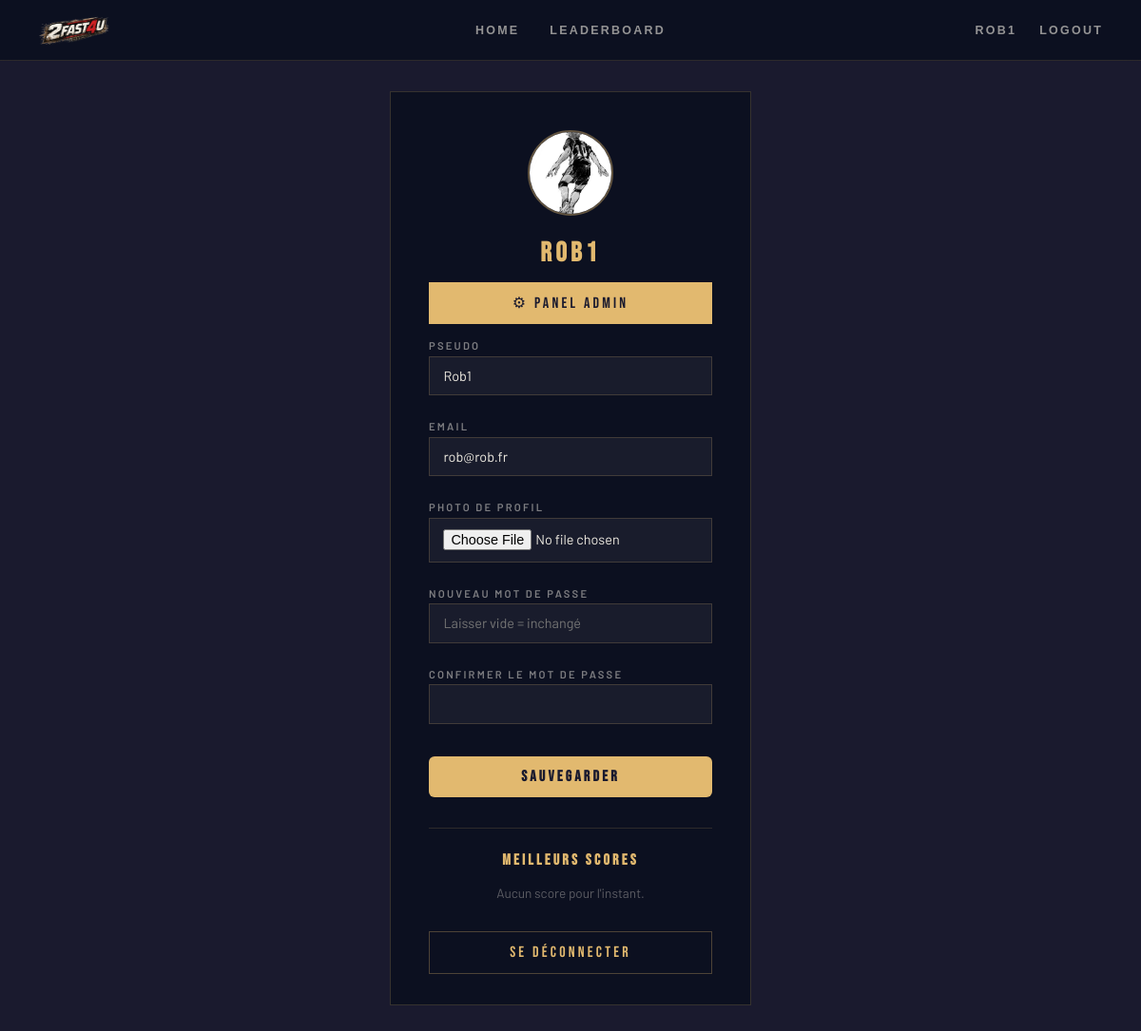
The app's page /pages/profile.php (signed in) with its own data.
### tables this page shows
CREATE TABLE `utilisateur` (
  `ID` int(11) NOT NULL,
  `Pseudo` varchar(64) NOT NULL,
  `Mot_de_passe` varchar(255) NOT NULL,
  `Admin` tinyint(1) NOT NULL DEFAULT '0',
  `Email` varchar(255) DEFAULT NULL,
  `Nombre_niveau` int(11) NOT NULL DEFAULT '0',
  `avatar` varchar(255) DEFAULT NULL
);

### pages/profile.php (the view, shortened to what this page needs)
<?php
require_once '../includes/db.php';
$stmt = $pdo->prepare("SELECT * FROM utilisateur WHERE ID = ?");
$stmt->execute([$_SESSION["user_id"]]);
$user = $stmt->fetch();
$stmt = $pdo->prepare("SELECT Points, Date FROM classement WHERE ID_utilisateur = ? ORDER BY Points DESC LIMIT 5");
$stmt->execute([$_SESSION["user_id"]]);
$scores = $stmt->fetchAll();
?>
<!DOCTYPE html>
<html lang="fr">
<head>
    <link rel="stylesheet" href="../css/style.css">
    <link rel="stylesheet" href="../css/login.css">
</head>
<body>
    <header>
            <a href="index.php" class="logo">
                <img src="../media/2fast.png" alt="2Fast4U" style="height: 40px;">
            </a>
        <nav>
            <a href="index.php">Home</a>
            <a href="leaderboard.php">Leaderboard</a>
        </nav>
        <div class="nav-right">
            <?php if (isset($_SESSION['pseudo'])): ?>
                <a href="profile.php"><?= htmlspecialchars($_SESSION['pseudo']) ?></a>
                <a href="logout.php">Logout</a>
            <?php else: ?>
                <a href="login.php">Login</a>
                <a href="register.php">Register</a>
            <?php endif; ?>
        </div>
    </header>
    <main class="auth-wrap">
        <div class="auth-box">
            <div class="profile-avatar-wrap">
                <?php if (!empty($user['avatar'])): ?>
                    <img src="../<?= htmlspecialchars($user['avatar']) ?>"
                         alt="Avatar" class="profile-avatar-img">
                <?php else: ?>
                    <div class="profile-avatar-placeholder">👤</div>
                <?php endif; ?>
            </div>
            <h2 class="auth-box-title"><?= htmlspecialchars($user["Pseudo"]) ?></h2>
            <?php if ($user['Admin'] == 1): ?>
                <div style="text-align:center; margin-bottom:1rem;">
                    <a href="admin.php" class="btn-submit" style="text-decoration:none; display:inline-block;">
                        ⚙ Panel Admin
                    </a>
                </div>
            <?php endif; ?>
            <form method="POST" enctype="multipart/form-data">
                <div class="form-group">
                    <label>Pseudo</label>
                    <input type="text" name="pseudo"
                           value="<?= htmlspecialchars($user["Pseudo"]) ?>" required>
                </div>
                <div class="form-group">
                    <label>Email</label>
                    <input type="email" name="email"
                           value="<?= htmlspecialchars($user["Email"] ?? '') ?>">
                </div>
                <div class="form-group">
                    <label>Photo de profil</label>
                    <input type="file" name="avatar" accept=".jpg,.jpeg,.png,.gif">
                </div>
                <div class="form-group">
                    <label>Nouveau mot de passe</label>
                    <input type="password" name="mot_de_passe"
                           placeholder="Laisser vide = inchangé">
                </div>
                <div class="form-group">
                    <label>Confirmer le mot de passe</label>
                    <input type="password" name="confirmer">
                </div>
                <button type="submit" class="btn-submit">Sauvegarder</button>
            </form>
            <div class="profile-scores">
                <h3 class="profile-scores-title">Meilleurs scores</h3>
                <?php if ($scores): ?>
                    <table>
                        <thead>
                            <tr><th>Points</th><th>Date</th></tr>
                        </thead>
                        <tbody>
                            <?php foreach ($scores as $s): ?>
                                <tr>
                                    <td><?= $s["Points"] ?></td>
                                    <td><?= $s["Date"] ?></td>
                                </tr>
                            <?php endforeach; ?>
                        </tbody>
                    </table>
                <?php else: ?>
                    <p class="profile-no-score">Aucun score pour l'instant.</p>
                <?php endif; ?>
            </div>
            <div class="profile-logout">
                <a href="logout.php" class="btn-submit btn-submit-outline">
                    Se déconnecter
                </a>
            </div>
        </div>
    </main>
</body>
</html>

### css/style.css (style rules this page uses)
* { margin: 0; padding: 0; box-sizing: border-box; }
body { display: flex; flex-direction: column; min-height: 100vh; font-family: Arial, sans-serif; color: #eee; background-color: #1a1a2e; background-image: url('../media/background.png'); background-size: cover; background-position: center; background-repeat: no-repeat; background-attachment: fixed; overflow-y: auto; }
main { flex: 1; max-width: 800px; margin: 0 auto; width: 100%; text-align: center; display: flex; flex-direction: column; align-items: center; justify-content: center; gap: 1rem; padding: 2rem 0; }
header { background: rgba(10, 15, 30, 0.82); backdrop-filter: blur(10px); padding: 0 40px; height: 64px; display: grid; grid-template-columns: 1fr auto 1fr; align-items: center; border-bottom: 1px solid rgba(226, 185, 111, 0.15); position: sticky; top: 0; z-index: 10; }
nav { display: flex; align-items: center; gap: 2rem; justify-content: center; }
.nav-right { display: flex; justify-content: flex-end; align-items: center; gap: 1.5rem; }
.nav-right a { color: rgba(240, 236, 227, 0.6); text-decoration: none; font-size: 0.78rem; font-weight: 600; letter-spacing: 0.18em; text-transform: uppercase; transition: color 0.2s; position: relative; }
nav a { color: rgba(240, 236, 227, 0.6); text-decoration: none; font-size: 0.78rem; font-weight: 600; letter-spacing: 0.18em; text-transform: uppercase; margin-left: 0; transition: color 0.2s; position: relative; }
nav a::after , .nav-right a::after { content: ''; position: absolute; bottom: -4px; left: 0; width: 0; height: 1px; background: #e2b96f; transition: width 0.25s; }
.auth-box-title { font-family: 'Bebas Neue', sans-serif; font-size: 1.8rem; letter-spacing: 0.15em; color: #e2b96f; margin-bottom: 1.5rem; text-align: center; }
.auth-box { max-width: 500px; }
.profile-scores { border-top: 1px solid rgba(226,185,111,0.15); margin-top: 2rem; padding-top: 1.5rem; }
.profile-scores-title { font-family: 'Bebas Neue', sans-serif; font-size: 1rem; letter-spacing: 0.2em; color: #e2b96f; margin-bottom: 1rem; text-align: center; }
.profile-no-score { text-align: center; color: rgba(240,236,227,0.35); font-size: 0.85rem; margin-bottom: 0 !important; text-shadow: none !important; }
.profile-logout { text-align: center; margin-top: 1.5rem; }
.btn-submit-outline { background: transparent !important; border: 1px solid rgba(226,185,111,0.3) !important; color: #e2b96f !important; text-decoration: none; display: inline-block; }
.profile-avatar-wrap { text-align: center; margin-bottom: 1.2rem; }
.profile-avatar-img { width: 90px; height: 90px; border-radius: 50%; object-fit: cover; border: 2px solid rgba(226,185,111,0.4); }
.logo { display: flex; align-items: center; text-decoration: none; }

### css/login.css (style rules this page uses)
form { display: flex; flex-direction: column; gap: 10px; max-width: 360px; margin: 0 auto; }
form input { padding: 10px; border-radius: 6px; border: 1px solid #444; background: #16213e; color: #eee; font-size: 15px; }
form button { padding: 10px; background: #e2b96f; color: #1a1a2e; border: none; border-radius: 6px; font-weight: bold; font-size: 15px; cursor: pointer; }
form label { text-align: left; font-size: 14px; color: #1a1a2e; }
.auth-wrap { display: flex; align-items: center; justify-content: center; min-height: calc(100vh - 64px); }
.auth-box { background: rgba(10, 15, 30, 0.82); backdrop-filter: blur(10px); border: 1px solid rgba(226, 185, 111, 0.2); padding: 2.5rem 2.5rem 2rem; width: 100%; max-width: 380px; font-family: 'Barlow', sans-serif; }
.auth-box h2 { font-family: 'Bebas Neue', sans-serif; font-size: 1.8rem; letter-spacing: 0.15em; color: #e2b96f; margin-bottom: 0.3rem; }
.auth-box .form-group { display: flex; flex-direction: column; gap: 0.3rem; margin-bottom: 1rem; }
.auth-box .form-group label { font-size: 0.7rem; font-weight: 600; letter-spacing: 0.2em; text-transform: uppercase; color: rgba(240, 236, 227, 0.5); }
.auth-box .form-group input { background: rgba(255, 255, 255, 0.05); border: 1px solid rgba(226, 185, 111, 0.2); color: #f0ece3; padding: 0.7rem 0.9rem; font-family: 'Barlow', sans-serif; font-size: 0.9rem; outline: none; border-radius: 0; transition: border-color 0.2s; }
.auth-box .btn-submit { width: 100%; font-family: 'Bebas Neue', sans-serif; font-size: 1rem; letter-spacing: 0.2em; color: #1a1a2e; background: #e2b96f; border: none; padding: 0.75rem; cursor: pointer; margin-top: 0.5rem; transition: background 0.2s; }
.logo { display: flex; align-items: center; text-decoration: none; }

### records on screen
utilisateur: avatar (picture), Pseudo "Rob1", pseudo "Rob1", email "rob@rob.fr"

### other values on screen
$_SESSION['pseudo'] "ROB1"
